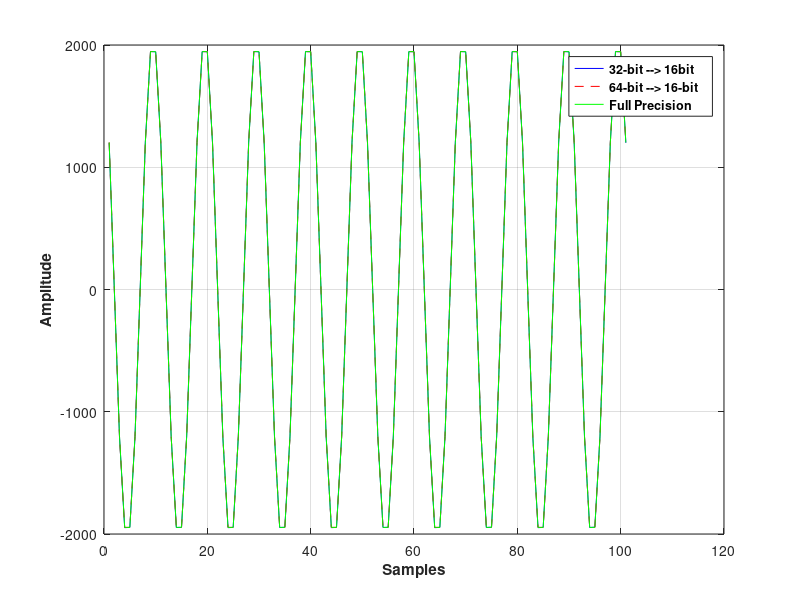
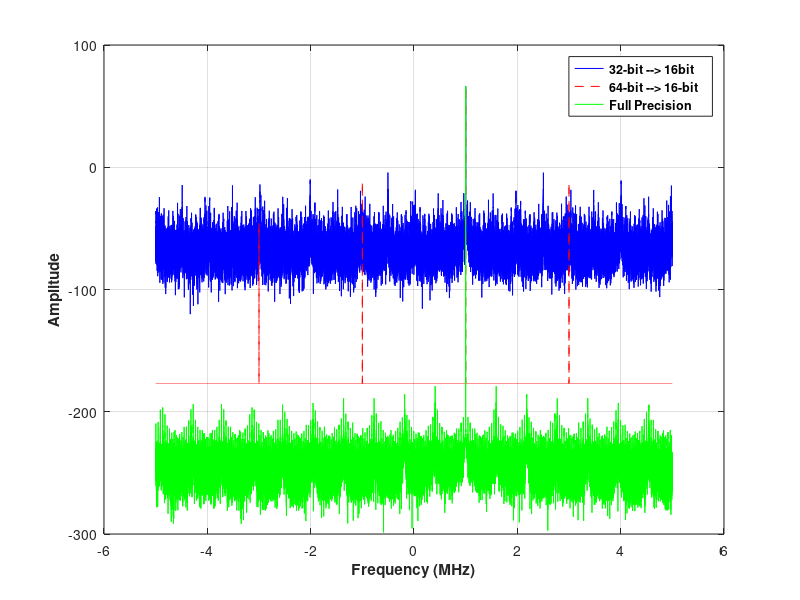

Write MATLAB code to recreate these figures, in order.
format long g
format compact
% clc
close all
clearvars

full_path = mfilename('fullpath');
[startpath,  filename, ext] = fileparts(full_path);
plot_num = 1;

commandwindow;

%% 

sample_rate = 10e6;
symbol_length = 0.010;
amplitude = 2046;
freq_offset = 1e6;

samples_per_symbol = floor(sample_rate*symbol_length);

%%

iqc = complex(single(zeros(1,samples_per_symbol)), single(amplitude*ones(1,samples_per_symbol)));


%%

num_samples = numel(iqc);
n = 0:1:num_samples-1;

f_rot_s = exp(1j*2*pi*single(freq_offset)/single(sample_rate)*n);

iqc_rs = f_rot_s.*iqc;
iqc_rs = complex(int16(real(iqc_rs)), int16(imag(iqc_rs)));


iqc_d = complex(zeros(1,samples_per_symbol), amplitude*ones(1,samples_per_symbol));
f_rot_d = exp(1j*2*pi*(freq_offset/sample_rate)*n);

iqc_rd = f_rot_d.*iqc_d;
iqc_rd = complex(int16(real(iqc_rd)), int16(imag(iqc_rd)));


iqc_r = f_rot_d.*iqc_d;


 %% FFT
iqc_rs_fft = fft(iqc_rs)/numel(iqc_rs);
f = linspace(-sample_rate/2, sample_rate/2, numel(iqc_rs_fft));

iqc_rd_fft = fft(iqc_rd)/numel(iqc_rd);
fd = linspace(-sample_rate/2, sample_rate/2, numel(iqc_rd_fft));

iqc_r_fft = fft(iqc_r)/numel(iqc_r);


%%
iq_start = max(floor(sample_rate*0.00999), 1);
iq_stop = min(iq_start + ceil(sample_rate*0.02), numel(iqc));
step = 1;

figure(plot_num)
set(gcf,'position',([50,50,1400,500]),'color','w')
plot(real(iqc_rs(iq_start:step:iq_stop)),'b')

box on
grid on
hold on
plot(real(iqc_rd(iq_start:step:iq_stop)),'--r')
plot(real(iqc_r(iq_start:step:iq_stop)),'g')
% plot(imag(iqc),'m')
% plot(real(filtered),'c')

xlabel('Samples', 'fontweight','bold');
ylabel('Amplitude', 'fontweight','bold');
legend('32-bit --> 16bit','64-bit --> 16-bit ', 'Full Precision', 'fontweight','bold');
plot_num = plot_num + 1; 

%%

figure(plot_num)
set(gcf,'position',([50,50,1400,500]),'color','w')
plot(f*1e-6, 20*log10(abs(fftshift(iqc_rs_fft))), 'b');
box on
grid on
hold on
plot(fd*1e-6, 20*log10(abs(fftshift(iqc_rd_fft+complex(1e-9,1e-9)))), '--r');
plot(f*1e-6, 20*log10(abs(fftshift(iqc_r_fft))), 'g');

xlabel('Frequency (MHz)', 'fontweight','bold');
ylabel('Amplitude', 'fontweight','bold');
legend('32-bit --> 16bit','64-bit --> 16-bit ', 'Full Precision', 'fontweight','bold');
plot_num = plot_num + 1; 
